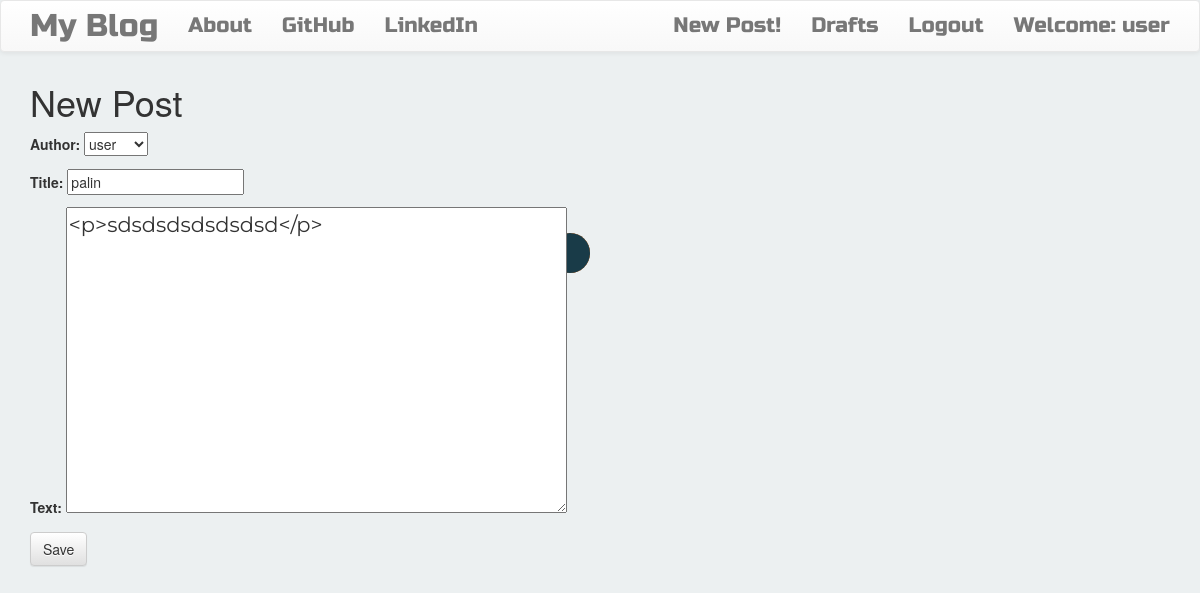
Screenshot of /post/3/edit/ (signed in) with the database file from the repository.
### blog/models.py (models this page shows, shortened)
class Post(models.Model):
    author = models.ForeignKey('auth.User', on_delete=models.CASCADE)
    title = models.CharField(max_length=100)
    text = models.TextField(max_length=200)
    created_date = models.DateTimeField(default=timezone.now())
    published_date = models.DateTimeField(blank=True, null=True)

### blog/views.py (the view)
# urls.py: url(r'^post/(?P<pk>\d+)/edit/$', views.PostUpdateView.as_view(), name='post_edit'),
class PostUpdateView(LoginRequiredMixin,UpdateView):
    login_url = '/login/'
    redirect_field_name = 'blog/post_detail.html'
    form_class = PostForm
    model = Post

### blog/forms.py
class PostForm(forms.ModelForm):
    class Meta:
        model = Post
        fields = ('author','title', 'text',)
        widgets = {
            'title': forms.TextInput(attrs={'class': 'textinputclass'}),
            'text': forms.Textarea(attrs={'class': 'editable medium-editor-textarea postcontent'}),
        }

### templates/blog/post_form.html (shortened to what this page needs)
{% extends "blog/base.html" %}
{% block content %}
  <h1> New Post</h1>
  <form class="post-form" method="POST">
    {{form.as_p}}
    <button type="submit" class='save btn btn-default'>Save</button>
  </form>
{% endblock %}

### templates/blog/base.html (shortened to what this page needs)
<!DOCTYPE html>
{% load static %}
<html lang="en" dir="ltr">
{% load static %}
  <head>
    <link rel="stylesheet" href="https://maxcdn.bootstrapcdn.com/bootstrap/3.3.7/css/bootstrap.min.css">
    <link rel="stylesheet" href="https://maxcdn.bootstrapcdn.com/bootstrap/3.3.7/css/bootstrap-theme.min.css">
      <link rel="stylesheet" href="//cdn.jsdelivr.net/npm/medium-editor@latest/dist/css/medium-editor.min.css" type="text/css" media="screen" charset="utf-8">
    <link rel="stylesheet" href="{% static 'css/blog.css' %}">
  </head>
<div class="load">
  <hr/><hr/><hr/><hr/>
</div>
  <body class="loader">
    <nav class="navbar navbar-default techfont custom-navbar">
      <div class="container">
        <ul class="nav navbar-nav">
          <li><a class= 'navbar-brand bigbrand' href="{% url 'post_list' %}">My Blog</a></li>
          <li><a href="{% url 'about' %}">About</a></li>
          <li><a href="https://github.com">GitHub</a></li>
          <li><a href="https://LinkedIn.com">LinkedIn</a></li>
        </ul>
        <ul class="nav navbar-nav navbar-right">
          {% if user.is_authenticated %}
            <li><a href="{% url 'post_new' %}">New Post!</a></li>
            <li><a href="{% url 'post_draft_list' %}">Drafts</a></li>
            <li><a href="{% url 'logout' %}">Logout</a></li>
            <li><a>Welcome: {{user.username}}</a></li>
          {% else %}
            <li><a class='nav navbar-right' href="{% url 'login' %}">Login <span class='glyphicon glyphicon-user'></span></a></li>
          {% endif %}
        </ul>
      </div>
    </nav>
      <div class="content container">
          <div class="row">
              <div class="col-md-8">
                <div class="blog_posts">
                  {% block content %}
                  {% endblock %}
                </div>
              </div>
          </div>
      </div>
  </body>
</html>

### blog/static/css/blog.css (style rules this page uses)
.techfont { font-family: 'Russo One', sans-serif; font-size: 1.5em; margin-bottom: 10px; }
.bigbrand { font-size: 1.5em; }
.loader { filter:hue-rotate(0deg); animation:hue 10000ms infinite linear; }
.postcontent { font-family: 'Montserrat', serif; font-size: 1.5em; }
body { background:#ECF0F1 }
.load { position:absolute;top:50%;left:50%;transform:translate(-50%, -50%); width:100px; height:100px; }
.load hr { border:0;margin:0;width:40%;height:40%;position:absolute;border-radius:50%;animation:spin 2s ease infinite }
.load :last-child { background:#193B48 }

### rows the page displays
Post: author "user", title "palin", text "<p>sdsdsdsdsdsdsd</p>"

### other values shown
{{ user.username }} "user"
